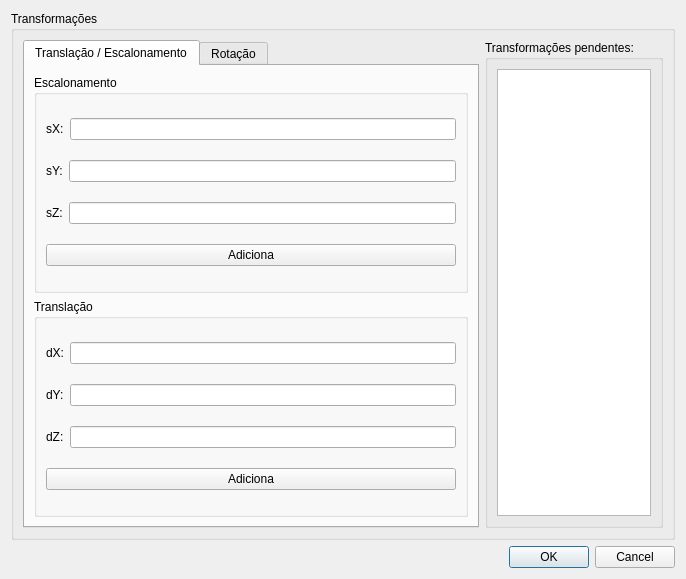
<?xml version="1.0" encoding="UTF-8"?>
<ui version="4.0">
 <class>TransformationHandlerGUI</class>
 <widget class="QDialog" name="TransformationHandlerGUI">
  <property name="windowModality">
   <enum>Qt::NonModal</enum>
  </property>
  <property name="geometry">
   <rect>
    <x>0</x>
    <y>0</y>
    <width>686</width>
    <height>579</height>
   </rect>
  </property>
  <property name="windowTitle">
   <string>Transformar objeto</string>
  </property>
  <property name="modal">
   <bool>true</bool>
  </property>
  <layout class="QHBoxLayout" name="horizontalLayout_2">
   <item>
    <layout class="QVBoxLayout" name="base_verticalLayout">
     <item>
      <widget class="QGroupBox" name="transformation_groupBox">
       <property name="title">
        <string>Transformações</string>
       </property>
       <layout class="QVBoxLayout" name="verticalLayout_2">
        <item>
         <layout class="QHBoxLayout" name="horizontalLayout_5">
          <item>
           <widget class="QTabWidget" name="tranformation_tab">
            <property name="currentIndex">
             <number>0</number>
            </property>
            <widget class="QWidget" name="translacao_tab">
             <attribute name="title">
              <string>Translação / Escalonamento</string>
             </attribute>
             <layout class="QHBoxLayout" name="horizontalLayout">
              <item>
               <layout class="QVBoxLayout" name="verticalLayout_6">
                <item>
                 <widget class="QGroupBox" name="escalonamento">
                  <property name="title">
                   <string>Escalonamento</string>
                  </property>
                  <layout class="QVBoxLayout" name="verticalLayout_7">
                   <item>
                    <layout class="QHBoxLayout" name="horizontalLayout_10">
                     <item>
                      <widget class="QLabel" name="sclaleX_label_2">
                       <property name="text">
                        <string>sX:</string>
                       </property>
                      </widget>
                     </item>
                     <item>
                      <widget class="QLineEdit" name="escalonaX"/>
                     </item>
                    </layout>
                   </item>
                   <item>
                    <layout class="QHBoxLayout" name="horizontalLayout_11">
                     <item>
                      <widget class="QLabel" name="sclaleY_label_2">
                       <property name="text">
                        <string>sY:</string>
                       </property>
                      </widget>
                     </item>
                     <item>
                      <widget class="QLineEdit" name="escalonaY"/>
                     </item>
                    </layout>
                   </item>
                   <item>
                    <layout class="QHBoxLayout" name="horizontalLayout_14">
                     <item>
                      <widget class="QLabel" name="sclaleY_label_3">
                       <property name="text">
                        <string>sZ:</string>
                       </property>
                      </widget>
                     </item>
                     <item>
                      <widget class="QLineEdit" name="escalonaZ"/>
                     </item>
                    </layout>
                   </item>
                   <item>
                    <widget class="QPushButton" name="adcionaEscalonamento">
                     <property name="text">
                      <string>Adiciona</string>
                     </property>
                    </widget>
                   </item>
                  </layout>
                 </widget>
                </item>
                <item>
                 <widget class="QGroupBox" name="translacao">
                  <property name="title">
                   <string>Translação</string>
                  </property>
                  <layout class="QVBoxLayout" name="verticalLayout_8">
                   <item>
                    <layout class="QHBoxLayout" name="horizontalLayout_12">
                     <item>
                      <widget class="QLabel" name="sclaleX_label_3">
                       <property name="text">
                        <string>dX:</string>
                       </property>
                      </widget>
                     </item>
                     <item>
                      <widget class="QLineEdit" name="translacaoX"/>
                     </item>
                    </layout>
                   </item>
                   <item>
                    <layout class="QHBoxLayout" name="horizontalLayout_13">
                     <item>
                      <widget class="QLabel" name="sclaleX_label_4">
                       <property name="text">
                        <string>dY:</string>
                       </property>
                      </widget>
                     </item>
                     <item>
                      <widget class="QLineEdit" name="translacaoY"/>
                     </item>
                    </layout>
                   </item>
                   <item>
                    <layout class="QHBoxLayout" name="horizontalLayout_15">
                     <item>
                      <widget class="QLabel" name="sclaleX_label_5">
                       <property name="text">
                        <string>dZ:</string>
                       </property>
                      </widget>
                     </item>
                     <item>
                      <widget class="QLineEdit" name="translacaoZ"/>
                     </item>
                    </layout>
                   </item>
                   <item>
                    <widget class="QPushButton" name="adcionaTranslacao">
                     <property name="text">
                      <string>Adiciona</string>
                     </property>
                    </widget>
                   </item>
                  </layout>
                 </widget>
                </item>
               </layout>
              </item>
             </layout>
            </widget>
            <widget class="QWidget" name="rotation_tab">
             <attribute name="title">
              <string>Rotação</string>
             </attribute>
             <layout class="QHBoxLayout" name="horizontalLayout_7">
              <item>
               <layout class="QVBoxLayout" name="opces_verticalLayout">
                <item>
                 <widget class="QGroupBox" name="pontoRotacao">
                  <property name="title">
                   <string>Ponto de rotação</string>
                  </property>
                  <layout class="QVBoxLayout" name="verticalLayout_4">
                   <item>
                    <layout class="QVBoxLayout" name="opcoes_verticalLayout">
                     <item>
                      <widget class="QRadioButton" name="rotacionarCentro">
                       <property name="text">
                        <string>Rotacionar sobre o centro do objeto</string>
                       </property>
                      </widget>
                     </item>
                     <item>
                      <widget class="QRadioButton" name="rotacionarOrigem">
                       <property name="text">
                        <string>Rotacionar sobre a origem</string>
                       </property>
                      </widget>
                     </item>
                     <item>
                      <layout class="QHBoxLayout" name="horizontalLayout_3">
                       <item>
                        <widget class="QRadioButton" name="rotacionarPonto">
                         <property name="text">
                          <string>Rotacionar sobre o ponto</string>
                         </property>
                        </widget>
                       </item>
                       <item>
                        <widget class="QLabel" name="x_label">
                         <property name="text">
                          <string>x</string>
                         </property>
                        </widget>
                       </item>
                       <item>
                        <widget class="QLineEdit" name="rotacionaX"/>
                       </item>
                       <item>
                        <widget class="QLabel" name="y_label">
                         <property name="text">
                          <string>y</string>
                         </property>
                        </widget>
                       </item>
                       <item>
                        <widget class="QLineEdit" name="rotacionaY"/>
                       </item>
                       <item>
                        <widget class="QLabel" name="label_2">
                         <property name="text">
                          <string>z</string>
                         </property>
                        </widget>
                       </item>
                       <item>
                        <widget class="QLineEdit" name="rotacionaZ"/>
                       </item>
                      </layout>
                     </item>
                    </layout>
                   </item>
                  </layout>
                 </widget>
                </item>
                <item>
                 <widget class="QGroupBox" name="eixoRotacao">
                  <property name="title">
                   <string>Eixo de rotação</string>
                  </property>
                  <layout class="QVBoxLayout" name="verticalLayout_5">
                   <item>
                    <layout class="QVBoxLayout" name="opcoes_verticalLayout_2">
                     <item>
                      <widget class="QRadioButton" name="rotacionarEixoX">
                       <property name="text">
                        <string>Rotacionar sobre o eixo X</string>
                       </property>
                      </widget>
                     </item>
                     <item>
                      <widget class="QRadioButton" name="rotacionarEixoY">
                       <property name="text">
                        <string>Rotacionar sobre o eixo Y</string>
                       </property>
                      </widget>
                     </item>
                     <item>
                      <widget class="QRadioButton" name="rotacionarEixoZ">
                       <property name="text">
                        <string>Rotacionar sobre o eixo Z</string>
                       </property>
                      </widget>
                     </item>
                     <item>
                      <layout class="QHBoxLayout" name="horizontalLayout_4">
                       <item>
                        <widget class="QRadioButton" name="rotacionarEixoArb">
                         <property name="text">
                          <string>Rotacionar sobre o eixo: </string>
                         </property>
                        </widget>
                       </item>
                       <item>
                        <widget class="QLabel" name="x_label_2">
                         <property name="text">
                          <string>x</string>
                         </property>
                        </widget>
                       </item>
                       <item>
                        <widget class="QLineEdit" name="eixoArbX"/>
                       </item>
                       <item>
                        <widget class="QLabel" name="y_label_2">
                         <property name="text">
                          <string>y</string>
                         </property>
                        </widget>
                       </item>
                       <item>
                        <widget class="QLineEdit" name="eixoArbY"/>
                       </item>
                       <item>
                        <widget class="QLabel" name="label_3">
                         <property name="text">
                          <string>z</string>
                         </property>
                        </widget>
                       </item>
                       <item>
                        <widget class="QLineEdit" name="eixoArbZ"/>
                       </item>
                      </layout>
                     </item>
                    </layout>
                   </item>
                  </layout>
                 </widget>
                </item>
                <item>
                 <widget class="QGroupBox" name="rotacionar_groupBox">
                  <property name="title">
                   <string>Rotacionar</string>
                  </property>
                  <layout class="QHBoxLayout" name="horizontalLayout_8">
                   <item>
                    <layout class="QHBoxLayout" name="rotacionar_horizontalLayout">
                     <item>
                      <widget class="QGroupBox" name="anglo_rotacao_groupBox">
                       <property name="title">
                        <string>Angulo de rotação</string>
                       </property>
                       <layout class="QVBoxLayout" name="verticalLayout">
                        <item>
                         <spacer name="verticalSpacer">
                          <property name="orientation">
                           <enum>Qt::Vertical</enum>
                          </property>
                          <property name="sizeHint" stdset="0">
                           <size>
                            <width>20</width>
                            <height>40</height>
                           </size>
                          </property>
                         </spacer>
                        </item>
                        <item>
                         <layout class="QHBoxLayout" name="anglo_rotacao_horizontalLayout">
                          <item>
                           <widget class="QLabel" name="label">
                            <property name="text">
                             <string>Ângulo:</string>
                            </property>
                           </widget>
                          </item>
                          <item>
                           <widget class="QLineEdit" name="angulo"/>
                          </item>
                         </layout>
                        </item>
                        <item>
                         <spacer name="verticalSpacer_2">
                          <property name="orientation">
                           <enum>Qt::Vertical</enum>
                          </property>
                          <property name="sizeHint" stdset="0">
                           <size>
                            <width>20</width>
                            <height>40</height>
                           </size>
                          </property>
                         </spacer>
                        </item>
                        <item>
                         <widget class="QPushButton" name="adicionaRotacao">
                          <property name="text">
                           <string>Adiciona</string>
                          </property>
                         </widget>
                        </item>
                       </layout>
                      </widget>
                     </item>
                    </layout>
                   </item>
                  </layout>
                 </widget>
                </item>
               </layout>
              </item>
             </layout>
            </widget>
           </widget>
          </item>
          <item>
           <layout class="QVBoxLayout" name="qadro_transfor_verticalLayout">
            <item>
             <widget class="QGroupBox" name="quadro_tranfor_groupBox">
              <property name="title">
               <string>Transformações pendentes:</string>
              </property>
              <layout class="QVBoxLayout" name="verticalLayout_3">
               <item>
                <widget class="QListWidget" name="transformacoesPendentes"/>
               </item>
              </layout>
             </widget>
            </item>
           </layout>
          </item>
         </layout>
        </item>
       </layout>
      </widget>
     </item>
     <item>
      <widget class="QDialogButtonBox" name="confirmation_buttonBox">
       <property name="standardButtons">
        <set>QDialogButtonBox::Cancel|QDialogButtonBox::Ok</set>
       </property>
      </widget>
     </item>
    </layout>
   </item>
  </layout>
 </widget>
 <resources/>
 <connections>
  <connection>
   <sender>confirmation_buttonBox</sender>
   <signal>accepted()</signal>
   <receiver>TransformationHandlerGUI</receiver>
   <slot>accept()</slot>
   <hints>
    <hint type="sourcelabel">
     <x>342</x>
     <y>403</y>
    </hint>
    <hint type="destinationlabel">
     <x>342</x>
     <y>213</y>
    </hint>
   </hints>
  </connection>
  <connection>
   <sender>confirmation_buttonBox</sender>
   <signal>rejected()</signal>
   <receiver>TransformationHandlerGUI</receiver>
   <slot>reject()</slot>
   <hints>
    <hint type="sourcelabel">
     <x>342</x>
     <y>403</y>
    </hint>
    <hint type="destinationlabel">
     <x>342</x>
     <y>213</y>
    </hint>
   </hints>
  </connection>
 </connections>
</ui>
